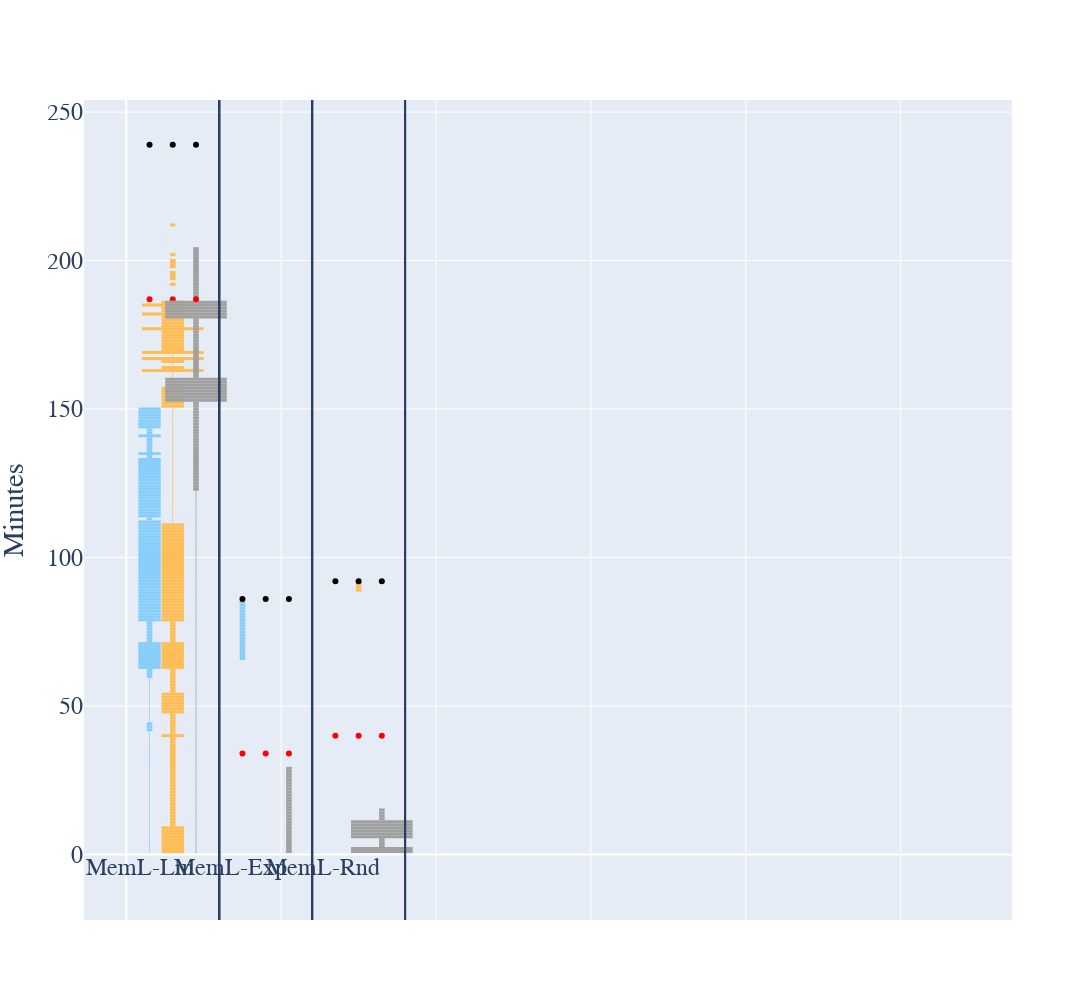

The notebook cell saved with this chart:
### Code cell
fig = go.Figure()

for project_index, project in enumerate(experiments):

    if project_index not in projects_set_to_draw:
        continue

    project_name = project["project"]
    project_folder = project["folder"]
    project_exp_codes = project["exp_codes"]

    exp_codes_to_draw = []
    for exp_index, exp_code in enumerate(project_exp_codes):

        if exp_code not in experiments_set_to_draw:
            continue

        exp_codes_to_draw.append(exp_code)

        x_values = []
        y_values = []
        bar_sections = [
            [[], []],
            [[], []],
            [[], []],
            [[], []],
            [[], []],
            [[], []],
            [[], []],
            [[], []],
            [[], []],
            [[], []]
        ]

        period_before_injection = periods_before_injection[exp_index]
        fault_inj_minute = experiments[project_index]["fault_inj_minutes"][exp_index]
        failure_minute = experiments[project_index]["failure_minutes"][exp_index]

        x_axis_value = (len(exp_codes_to_draw) - 1) * group_size + (project_index + 1) * inter_bars_margin

        # Load consolidated file to the matrix
        reader = csv.reader(open(consolidated_file_path_pattern.format(project_folder=project_folder, project_name=project_name, fault_id=exp_code), 'r'))
        header = next(reader, None)
        matrix = []
        for row in reader:
            matrix.append(row)

        # The period [fault_injection - steady period before injection, failure)
        target_period_len = len(matrix) - 1
        if (int(period_before_injection) + int(failure_minute) - int(fault_inj_minute)) != target_period_len:
            print(project_name, exp_code, period_before_injection, failure_minute, fault_inj_minute, target_period_len)
            exit("target period is not correct")

        # point before start of the target period
        start_minute_for_point_on_graph = target_period_len + 1
        fault_inj_minute_for_point_on_graph = target_period_len - period_before_injection

        # Collect prediction types to the bar sections
        for row_index in range(target_period_len):
            current_prediction_type = int(matrix[row_index][7])

            graph_row_index = target_period_len - row_index

            bar_sections[current_prediction_type][0].append(x_axis_value)
            bar_sections[current_prediction_type][1].append(graph_row_index)

        for bar_section_index, bar_section in enumerate(bar_sections):
            size = dash_sizes_by_prediction_type[bar_section_index]
            color = colors_by_project[project_index]
            Xs = bar_section[0]
            Ys = bar_section[1]
            name = project_name + " : E-" + str(exp_code)

            fig.add_trace(go.Scatter(
                x=Xs,
                y=Ys,
                marker=dict(color=color, size=size),
                marker_symbol="line-ew",
                marker_line_width=marker_line_width,
                marker_line_color=color,
                mode="markers",
                name=name
            ))

        if exp_index < len(project_exp_codes) - 1:
            fig.add_vrect(x0=group_size * len(exp_codes_to_draw), x1=group_size * len(exp_codes_to_draw) )

        Xs = [group_size * 9]
        Ys = [0]

        fig.add_trace(go.Scatter(
            x=Xs,
            y=Ys,
            marker=dict(color="black", size=0.001),
            marker_symbol="line-ew",
            marker_line_width=marker_line_width,
            marker_line_color="black",
            mode="markers",
            name=name
        ))

        fig.add_trace(go.Scatter(
            x=[x_axis_value],
            y=[fault_inj_minute_for_point_on_graph],
            marker=dict(color="red"),
            marker_symbol="circle",
            marker_line_color="red",
            mode="markers",
            name=name
        ))

        fig.add_trace(go.Scatter(
            x=[x_axis_value],
            y=[start_minute_for_point_on_graph],
            marker=dict(color="black"),
            marker_symbol="circle",
            marker_line_color="black",
            mode="markers",
            name=name
        ))

fig.update_layout(
    autosize=True,
    width=graph_width,
    # height=graph_height * 1.6,
    # height=graph_height * 0.8,
    height=graph_height,
    title="",
    xaxis_title="",
    yaxis_title="Minutes",
    font=dict(
        family="Courier New, monospace",
        size=24),
    annotations=[go.layout.Annotation(
        showarrow=False,
        text=get_fault_name_by_exp_code(exp_code),
        xanchor='right',
        x=group_size * exp_index + x_shift,
        xshift=0,
        yanchor='top',
        y=0.0
        # bgcolor="#0000FF",
        # font=dict(
        # family="Courier New, monospace",
        # size=24,
        # color="#0000FF"
        # )
    ) for exp_index, exp_code in enumerate(exp_codes_to_draw)]
)

fig.update_xaxes(showticklabels=False)
fig.layout.showlegend = False

fig.show()

### Figure 1 — Plotly figure (JSON) as saved in the notebook; plotly's stock layout.template omitted (floating-point values rounded to 4 significant figures)
{"data": [{"marker": {"color": "rgb(135,206,250)", "line": {"color": "rgb(135,206,250)", "width": 3}, "size": 0.001, "symbol": "line-ew"}, "mode": "markers", "name": "preface : E-2", "type": "scatter", "x": [3, 3, 3, 3, 3, 3, 3, 3, 3, 3, 3, 3, 3, 3, 3, 3, 3, 3, 3, 3, 3, 3, 3, 3, 3, 3, 3, 3, 3, 3, 3, 3, 3, 3, 3, 3, 3, 3, 3, 3, 3, 3, 3, 3, 3, 3, 3, 3, 3, 3, 3], "y": [238, 237, 236, 235, 234, 233, 232, 231, 230, 229, 228, 227, 226, 225, 224, 223, 222, 221, 220, 219, 218, 217, 216, 215, 214, 213, 212, 211, 210, 209, 208, 207, 206, 205, 204, 203, 202, 201, 200, 199, 198, 197, 196, 195, 194, 193, 192, 191, 190, 189, 188]}, {"marker": {"color": "rgb(135,206,250)", "line": {"color": "rgb(135,206,250)", "width": 3}, "size": 4, "symbol": "line-ew"}, "mode": "markers", "name": "preface : E-2", "type": "scatter", "x": [], "y": []}, {"marker": {"color": "rgb(135,206,250)", "line": {"color": "rgb(135,206,250)", "width": 3}, "size": 0.001, "symbol": "line-ew"}, "mode": "markers", "name": "preface : E-2", "type": "scatter", "x": [3, 3, 3, 3, 3, 3, 3, 3, 3, 3, 3, 3, 3, 3, 3, 3, 3, 3, 3, 3, 3, 3, 3, 3, 3, 3, 3, 3, 3, 3, 3, 3, 3, 3, 3, 3, 3], "y": [187, 186, 185, 184, 183, 182, 181, 180, 179, 178, 177, 176, 175, 174, 173, 172, 171, 170, 169, 168, 167, 166, 165, 164, 163, 162, 161, 160, 159, 158, 157, 156, 155, 154, 153, 152, 151]}, {"marker": {"color": "rgb(135,206,250)", "line": {"color": "rgb(135,206,250)", "width": 3}, "size": 4, "symbol": "line-ew"}, "mode": "markers", "name": "preface : E-2", "type": "scatter", "x": [], "y": []}, {"marker": {"color": "rgb(135,206,250)", "line": {"color": "rgb(135,206,250)", "width": 3}, "size": 16, "symbol": "line-ew"}, "mode": "markers", "name": "preface : E-2", "type": "scatter", "x": [], "y": []}, {"marker": {"color": "rgb(135,206,250)", "line": {"color": "rgb(135,206,250)", "width": 3}, "size": 44, "symbol": "line-ew"}, "mode": "markers", "name": "preface : E-2", "type": "scatter", "x": [], "y": []}, {"marker": {"color": "rgb(135,206,250)", "line": {"color": "rgb(135,206,250)", "width": 3}, "size": 0.5, "symbol": "line-ew"}, "mode": "markers", "name": "preface : E-2", "type": "scatter", "x": [3, 3, 3, 3, 3, 3, 3, 3, 3, 3, 3, 3, 3, 3, 3, 3, 3, 3, 3, 3, 3, 3, 3, 3, 3, 3, 3, 3, 3, 3, 3, 3, 3, 3, 3, 3, 3, 3, 3, 3, 3, 3, 3, 3, 3, 3, 3, 3, 3, 3, 3, 3, 3, 3, 3, 3], "y": [59, 58, 57, 56, 55, 54, 53, 52, 51, 50, 49, 48, 47, 46, 45, 41, 40, 39, 38, 37, 36, 35, 34, 33, 32, 31, 30, 29, 28, 27, 26, 25, 24, 23, 22, 21, 20, 19, 18, 17, 16, 15, 14, 13, 12, 11, 10, 9, 8, 7, 6, 5, 4, 3, 2, 1]}, {"marker": {"color": "rgb(135,206,250)", "line": {"color": "rgb(135,206,250)", "width": 3}, "size": 4, "symbol": "line-ew"}, "mode": "markers", "name": "preface : E-2", "type": "scatter", "x": [3, 3, 3, 3, 3, 3, 3, 3, 3, 3, 3, 3, 3, 3, 3, 3, 3, 3, 3, 3, 3, 3], "y": [143, 142, 140, 139, 138, 137, 136, 134, 113, 78, 77, 76, 75, 74, 73, 72, 62, 61, 60, 44, 43, 42]}, {"marker": {"color": "rgb(135,206,250)", "line": {"color": "rgb(135,206,250)", "width": 3}, "size": 16, "symbol": "line-ew"}, "mode": "markers", "name": "preface : E-2", "type": "scatter", "x": [3, 3, 3, 3, 3, 3, 3, 3, 3, 3, 3, 3, 3, 3, 3, 3, 3, 3, 3, 3, 3, 3, 3, 3, 3, 3, 3, 3, 3, 3, 3, 3, 3, 3, 3, 3, 3, 3, 3, 3, 3, 3, 3, 3, 3, 3, 3, 3, 3, 3, 3, 3, 3, 3, 3, 3, 3, 3, 3, 3, 3, 3, 3, 3, 3, 3, 3, 3, 3, 3, 3, 3], "y": [150, 149, 148, 147, 146, 145, 144, 141, 135, 133, 132, 131, 130, 129, 128, 127, 126, 125, 124, 123, 122, 121, 120, 119, 118, 117, 116, 115, 114, 112, 111, 110, 109, 108, 107, 106, 105, 104, 103, 102, 101, 100, 99, 98, 97, 96, 95, 94, 93, 92, 91, 90, 89, 88, 87, 86, 85, 84, 83, 82, 81, 80, 79, 71, 70, 69, 68, 67, 66, 65, 64, 63]}, {"marker": {"color": "rgb(135,206,250)", "line": {"color": "rgb(135,206,250)", "width": 3}, "size": 44, "symbol": "line-ew"}, "mode": "markers", "name": "preface : E-2", "type": "scatter", "x": [], "y": []}, {"marker": {"color": "black", "line": {"color": "black", "width": 3}, "size": 0.001, "symbol": "line-ew"}, "mode": "markers", "name": "preface : E-2", "type": "scatter", "x": [108], "y": [0]}, {"marker": {"color": "red", "line": {"color": "red"}, "symbol": "circle"}, "mode": "markers", "name": "preface : E-2", "type": "scatter", "x": [3], "y": [187]}, {"marker": {"color": "black", "line": {"color": "black"}, "symbol": "circle"}, "mode": "markers", "name": "preface : E-2", "type": "scatter", "x": [3], "y": [239]}, {"marker": {"color": "rgb(135,206,250)", "line": {"color": "rgb(135,206,250)", "width": 3}, "size": 0.001, "symbol": "line-ew"}, "mode": "markers", "name": "preface : E-1", "type": "scatter", "x": [15, 15, 15, 15, 15, 15, 15, 15, 15, 15, 15, 15, 15, 15, 15, 15, 15, 15, 15, 15, 15, 15, 15, 15, 15, 15, 15, 15, 15, 15, 15], "y": [65, 64, 63, 62, 61, 60, 59, 58, 57, 56, 55, 54, 53, 52, 51, 50, 49, 48, 47, 46, 45, 44, 43, 42, 41, 40, 39, 38, 37, 36, 35]}, {"marker": {"color": "rgb(135,206,250)", "line": {"color": "rgb(135,206,250)", "width": 3}, "size": 4, "symbol": "line-ew"}, "mode": "markers", "name": "preface : E-1", "type": "scatter", "x": [15, 15, 15, 15, 15, 15, 15, 15, 15, 15, 15, 15, 15, 15, 15, 15, 15, 15, 15, 15], "y": [85, 84, 83, 82, 81, 80, 79, 78, 77, 76, 75, 74, 73, 72, 71, 70, 69, 68, 67, 66]}, {"marker": {"color": "rgb(135,206,250)", "line": {"color": "rgb(135,206,250)", "width": 3}, "size": 0.001, "symbol": "line-ew"}, "mode": "markers", "name": "preface : E-1", "type": "scatter", "x": [15, 15, 15, 15, 15, 15, 15, 15, 15, 15, 15, 15, 15, 15, 15, 15, 15, 15, 15, 15, 15, 15, 15, 15, 15, 15, 15, 15, 15, 15, 15, 15, 15, 15], "y": [34, 33, 32, 31, 30, 29, 28, 27, 26, 25, 24, 23, 22, 21, 20, 19, 18, 17, 16, 15, 14, 13, 12, 11, 10, 9, 8, 7, 6, 5, 4, 3, 2, 1]}, {"marker": {"color": "rgb(135,206,250)", "line": {"color": "rgb(135,206,250)", "width": 3}, "size": 4, "symbol": "line-ew"}, "mode": "markers", "name": "preface : E-1", "type": "scatter", "x": [], "y": []}, {"marker": {"color": "rgb(135,206,250)", "line": {"color": "rgb(135,206,250)", "width": 3}, "size": 16, "symbol": "line-ew"}, "mode": "markers", "name": "preface : E-1", "type": "scatter", "x": [], "y": []}, {"marker": {"color": "rgb(135,206,250)", "line": {"color": "rgb(135,206,250)", "width": 3}, "size": 44, "symbol": "line-ew"}, "mode": "markers", "name": "preface : E-1", "type": "scatter", "x": [], "y": []}, {"marker": {"color": "rgb(135,206,250)", "line": {"color": "rgb(135,206,250)", "width": 3}, "size": 0.5, "symbol": "line-ew"}, "mode": "markers", "name": "preface : E-1", "type": "scatter", "x": [], "y": []}, {"marker": {"color": "rgb(135,206,250)", "line": {"color": "rgb(135,206,250)", "width": 3}, "size": 4, "symbol": "line-ew"}, "mode": "markers", "name": "preface : E-1", "type": "scatter", "x": [], "y": []}, {"marker": {"color": "rgb(135,206,250)", "line": {"color": "rgb(135,206,250)", "width": 3}, "size": 16, "symbol": "line-ew"}, "mode": "markers", "name": "preface : E-1", "type": "scatter", "x": [], "y": []}, {"marker": {"color": "rgb(135,206,250)", "line": {"color": "rgb(135,206,250)", "width": 3}, "size": 44, "symbol": "line-ew"}, "mode": "markers", "name": "preface : E-1", "type": "scatter", "x": [], "y": []}, {"marker": {"color": "black", "line": {"color": "black", "width": 3}, "size": 0.001, "symbol": "line-ew"}, "mode": "markers", "name": "preface : E-1", "type": "scatter", "x": [108], "y": [0]}, {"marker": {"color": "red", "line": {"color": "red"}, "symbol": "circle"}, "mode": "markers", "name": "preface : E-1", "type": "scatter", "x": [15], "y": [34]}, {"marker": {"color": "black", "line": {"color": "black"}, "symbol": "circle"}, "mode": "markers", "name": "preface : E-1", "type": "scatter", "x": [15], "y": [86]}, {"marker": {"color": "rgb(135,206,250)", "line": {"color": "rgb(135,206,250)", "width": 3}, "size": 0.001, "symbol": "line-ew"}, "mode": "markers", "name": "preface : E-3", "type": "scatter", "x": [27, 27, 27, 27, 27, 27, 27, 27, 27, 27, 27, 27, 27, 27, 27, 27, 27, 27, 27, 27, 27, 27, 27, 27, 27, 27, 27, 27, 27, 27, 27, 27, 27, 27, 27, 27, 27, 27, 27, 27, 27, 27, 27, 27, 27, 27, 27, 27, 27, 27, 27], "y": [91, 90, 89, 88, 87, 86, 85, 84, 83, 82, 81, 80, 79, 78, 77, 76, 75, 74, 73, 72, 71, 70, 69, 68, 67, 66, 65, 64, 63, 62, 61, 60, 59, 58, 57, 56, 55, 54, 53, 52, 51, 50, 49, 48, 47, 46, 45, 44, 43, 42, 41]}, {"marker": {"color": "rgb(135,206,250)", "line": {"color": "rgb(135,206,250)", "width": 3}, "size": 4, "symbol": "line-ew"}, "mode": "markers", "name": "preface : E-3", "type": "scatter", "x": [], "y": []}, {"marker": {"color": "rgb(135,206,250)", "line": {"color": "rgb(135,206,250)", "width": 3}, "size": 0.001, "symbol": "line-ew"}, "mode": "markers", "name": "preface : E-3", "type": "scatter", "x": [27, 27, 27, 27, 27, 27, 27, 27, 27, 27, 27, 27, 27, 27, 27, 27, 27, 27, 27, 27, 27, 27, 27, 27, 27, 27, 27, 27, 27, 27, 27, 27, 27, 27, 27, 27, 27, 27, 27, 27], "y": [40, 39, 38, 37, 36, 35, 34, 33, 32, 31, 30, 29, 28, 27, 26, 25, 24, 23, 22, 21, 20, 19, 18, 17, 16, 15, 14, 13, 12, 11, 10, 9, 8, 7, 6, 5, 4, 3, 2, 1]}, {"marker": {"color": "rgb(135,206,250)", "line": {"color": "rgb(135,206,250)", "width": 3}, "size": 4, "symbol": "line-ew"}, "mode": "markers", "name": "preface : E-3", "type": "scatter", "x": [], "y": []}, {"marker": {"color": "rgb(135,206,250)", "line": {"color": "rgb(135,206,250)", "width": 3}, "size": 16, "symbol": "line-ew"}, "mode": "markers", "name": "preface : E-3", "type": "scatter", "x": [], "y": []}, {"marker": {"color": "rgb(135,206,250)", "line": {"color": "rgb(135,206,250)", "width": 3}, "size": 44, "symbol": "line-ew"}, "mode": "markers", "name": "preface : E-3", "type": "scatter", "x": [], "y": []}, {"marker": {"color": "rgb(135,206,250)", "line": {"color": "rgb(135,206,250)", "width": 3}, "size": 0.5, "symbol": "line-ew"}, "mode": "markers", "name": "preface : E-3", "type": "scatter", "x": [], "y": []}, {"marker": {"color": "rgb(135,206,250)", "line": {"color": "rgb(135,206,250)", "width": 3}, "size": 4, "symbol": "line-ew"}, "mode": "markers", "name": "preface : E-3", "type": "scatter", "x": [], "y": []}, {"marker": {"color": "rgb(135,206,250)", "line": {"color": "rgb(135,206,250)", "width": 3}, "size": 16, "symbol": "line-ew"}, "mode": "markers", "name": "preface : E-3", "type": "scatter", "x": [], "y": []}, {"marker": {"color": "rgb(135,206,250)", "line": {"color": "rgb(135,206,250)", "width": 3}, "size": 44, "symbol": "line-ew"}, "mode": "markers", "name": "preface : E-3", "type": "scatter", "x": [], "y": []}, {"marker": {"color": "black", "line": {"color": "black", "width": 3}, "size": 0.001, "symbol": "line-ew"}, "mode": "markers", "name": "preface : E-3", "type": "scatter", "x": [108], "y": [0]}, {"marker": {"color": "red", "line": {"color": "red"}, "symbol": "circle"}, "mode": "markers", "name": "preface : E-3", "type": "scatter", "x": [27], "y": [40]}, {"marker": {"color": "black", "line": {"color": "black"}, "symbol": "circle"}, "mode": "markers", "name": "preface : E-3", "type": "scatter", "x": [27], "y": [92]}, {"marker": {"color": "rgb(255,189,85)", "line": {"color": "rgb(255,189,85)", "width": 3}, "size": 0.001, "symbol": "line-ew"}, "mode": "markers", "name": "embed : E-2", "type": "scatter", "x": [6, 6, 6, 6, 6, 6, 6, 6, 6, 6, 6, 6, 6, 6, 6, 6, 6, 6, 6, 6, 6, 6, 6, 6, 6, 6, 6, 6, 6, 6, 6, 6, 6, 6, 6, 6, 6, 6, 6, 6, 6, 6], "y": [238, 237, 236, 235, 234, 233, 232, 231, 230, 229, 228, 227, 226, 225, 224, 223, 222, 221, 220, 219, 218, 217, 216, 215, 214, 213, 211, 210, 209, 208, 207, 206, 205, 204, 203, 201, 197, 193, 191, 190, 189, 188]}, {"marker": {"color": "rgb(255,189,85)", "line": {"color": "rgb(255,189,85)", "width": 3}, "size": 4, "symbol": "line-ew"}, "mode": "markers", "name": "embed : E-2", "type": "scatter", "x": [6, 6, 6, 6, 6, 6, 6, 6, 6], "y": [212, 202, 200, 199, 198, 196, 195, 194, 192]}, {"marker": {"color": "rgb(255,189,85)", "line": {"color": "rgb(255,189,85)", "width": 3}, "size": 0.001, "symbol": "line-ew"}, "mode": "markers", "name": "embed : E-2", "type": "scatter", "x": [6], "y": [187]}, {"marker": {"color": "rgb(255,189,85)", "line": {"color": "rgb(255,189,85)", "width": 3}, "size": 4, "symbol": "line-ew"}, "mode": "markers", "name": "embed : E-2", "type": "scatter", "x": [], "y": []}, {"marker": {"color": "rgb(255,189,85)", "line": {"color": "rgb(255,189,85)", "width": 3}, "size": 16, "symbol": "line-ew"}, "mode": "markers", "name": "embed : E-2", "type": "scatter", "x": [], "y": []}, {"marker": {"color": "rgb(255,189,85)", "line": {"color": "rgb(255,189,85)", "width": 3}, "size": 44, "symbol": "line-ew"}, "mode": "markers", "name": "embed : E-2", "type": "scatter", "x": [], "y": []}, {"marker": {"color": "rgb(255,189,85)", "line": {"color": "rgb(255,189,85)", "width": 3}, "size": 0.5, "symbol": "line-ew"}, "mode": "markers", "name": "embed : E-2", "type": "scatter", "x": [6, 6, 6, 6, 6, 6, 6, 6, 6, 6, 6, 6, 6, 6, 6, 6, 6, 6, 6, 6, 6, 6, 6, 6, 6, 6, 6, 6, 6, 6, 6, 6, 6, 6, 6, 6, 6, 6, 6, 6, 6, 6, 6, 6, 6, 6], "y": [168, 165, 162, 161, 160, 159, 158, 150, 149, 148, 147, 146, 145, 144, 143, 142, 141, 140, 139, 138, 137, 136, 135, 134, 133, 132, 131, 130, 129, 128, 127, 126, 125, 124, 123, 122, 121, 120, 119, 118, 117, 116, 115, 114, 113, 112]}, {"marker": {"color": "rgb(255,189,85)", "line": {"color": "rgb(255,189,85)", "width": 3}, "size": 4, "symbol": "line-ew"}, "mode": "markers", "name": "embed : E-2", "type": "scatter", "x": [6, 6, 6, 6, 6, 6, 6, 6, 6, 6, 6, 6, 6, 6, 6, 6, 6, 6, 6, 6, 6, 6, 6, 6, 6, 6, 6, 6, 6, 6, 6, 6, 6, 6, 6, 6, 6, 6, 6, 6, 6, 6, 6, 6, 6, 6, 6, 6, 6, 6, 6, 6], "y": [78, 77, 76, 75, 74, 73, 72, 62, 61, 60, 59, 58, 57, 56, 55, 47, 46, 45, 44, 43, 42, 41, 39, 38, 37, 36, 35, 34, 33, 32, 31, 30, 29, 28, 27, 26, 25, 24, 23, 22, 21, 20, 19, 18, 17, 16, 15, 14, 13, 12, 11, 10]}, {"marker": {"color": "rgb(255,189,85)", "line": {"color": "rgb(255,189,85)", "width": 3}, "size": 16, "symbol": "line-ew"}, "mode": "markers", "name": "embed : E-2", "type": "scatter", "x": [6, 6, 6, 6, 6, 6, 6, 6, 6, 6, 6, 6, 6, 6, 6, 6, 6, 6, 6, 6, 6, 6, 6, 6, 6, 6, 6, 6, 6, 6, 6, 6, 6, 6, 6, 6, 6, 6, 6, 6, 6, 6, 6, 6, 6, 6, 6, 6, 6, 6, 6, 6, 6, 6, 6, 6, 6, 6, 6, 6, 6, 6, 6, 6, 6, 6, 6, 6, 6, 6, 6, 6, 6, 6, 6, 6, 6, 6, 6, 6, 6, 6], "y": [186, 184, 183, 181, 180, 179, 178, 176, 175, 174, 173, 172, 171, 170, 166, 164, 157, 156, 155, 154, 153, 152, 151, 111, 110, 109, 108, 107, 106, 105, 104, 103, 102, 101, 100, 99, 98, 97, 96, 95, 94, 93, 92, 91, 90, 89, 88, 87, 86, 85, 84, 83, 82, 81, 80, 79, 71, 70, 69, 68, 67, 66, 65, 64, 63, 54, 53, 52, 51, 50, 49, 48, 40, 9, 8, 7, 6, 5, 4, 3, 2, 1]}, {"marker": {"color": "rgb(255,189,85)", "line": {"color": "rgb(255,189,85)", "width": 3}, "size": 44, "symbol": "line-ew"}, "mode": "markers", "name": "embed : E-2", "type": "scatter", "x": [6, 6, 6, 6, 6, 6], "y": [185, 182, 177, 169, 167, 163]}, {"marker": {"color": "black", "line": {"color": "black", "width": 3}, "size": 0.001, "symbol": "line-ew"}, "mode": "markers", "name": "embed : E-2", "type": "scatter", "x": [108], "y": [0]}, {"marker": {"color": "red", "line": {"color": "red"}, "symbol": "circle"}, "mode": "markers", "name": "embed : E-2", "type": "scatter", "x": [6], "y": [187]}, {"marker": {"color": "black", "line": {"color": "black"}, "symbol": "circle"}, "mode": "markers", "name": "embed : E-2", "type": "scatter", "x": [6], "y": [239]}, {"marker": {"color": "rgb(255,189,85)", "line": {"color": "rgb(255,189,85)", "width": 3}, "size": 0.001, "symbol": "line-ew"}, "mode": "markers", "name": "embed : E-1", "type": "scatter", "x": [18, 18, 18, 18, 18, 18, 18, 18, 18, 18, 18, 18, 18, 18, 18, 18, 18, 18, 18, 18, 18, 18, 18, 18, 18, 18, 18, 18, 18, 18, 18, 18, 18, 18, 18, 18, 18, 18, 18, 18, 18, 18, 18, 18, 18, 18, 18, 18, 18, 18, 18], "y": [85, 84, 83, 82, 81, 80, 79, 78, 77, 76, 75, 74, 73, 72, 71, 70, 69, 68, 67, 66, 65, 64, 63, 62, 61, 60, 59, 58, 57, 56, 55, 54, 53, 52, 51, 50, 49, 48, 47, 46, 45, 44, 43, 42, 41, 40, 39, 38, 37, 36, 35]}, {"marker": {"color": "rgb(255,189,85)", "line": {"color": "rgb(255,189,85)", "width": 3}, "size": 4, "symbol": "line-ew"}, "mode": "markers", "name": "embed : E-1", "type": "scatter", "x": [], "y": []}, {"marker": {"color": "rgb(255,189,85)", "line": {"color": "rgb(255,189,85)", "width": 3}, "size": 0.001, "symbol": "line-ew"}, "mode": "markers", "name": "embed : E-1", "type": "scatter", "x": [18, 18, 18, 18, 18, 18, 18, 18, 18, 18, 18, 18, 18, 18, 18, 18, 18, 18, 18, 18, 18, 18, 18, 18, 18, 18, 18, 18, 18, 18, 18, 18, 18, 18], "y": [34, 33, 32, 31, 30, 29, 28, 27, 26, 25, 24, 23, 22, 21, 20, 19, 18, 17, 16, 15, 14, 13, 12, 11, 10, 9, 8, 7, 6, 5, 4, 3, 2, 1]}, {"marker": {"color": "rgb(255,189,85)", "line": {"color": "rgb(255,189,85)", "width": 3}, "size": 4, "symbol": "line-ew"}, "mode": "markers", "name": "embed : E-1", "type": "scatter", "x": [], "y": []}, {"marker": {"color": "rgb(255,189,85)", "line": {"color": "rgb(255,189,85)", "width": 3}, "size": 16, "symbol": "line-ew"}, "mode": "markers", "name": "embed : E-1", "type": "scatter", "x": [], "y": []}, {"marker": {"color": "rgb(255,189,85)", "line": {"color": "rgb(255,189,85)", "width": 3}, "size": 44, "symbol": "line-ew"}, "mode": "markers", "name": "embed : E-1", "type": "scatter", "x": [], "y": []}, {"marker": {"color": "rgb(255,189,85)", "line": {"color": "rgb(255,189,85)", "width": 3}, "size": 0.5, "symbol": "line-ew"}, "mode": "markers", "name": "embed : E-1", "type": "scatter", "x": [], "y": []}, {"marker": {"color": "rgb(255,189,85)", "line": {"color": "rgb(255,189,85)", "width": 3}, "size": 4, "symbol": "line-ew"}, "mode": "markers", "name": "embed : E-1", "type": "scatter", "x": [], "y": []}, {"marker": {"color": "rgb(255,189,85)", "line": {"color": "rgb(255,189,85)", "width": 3}, "size": 16, "symbol": "line-ew"}, "mode": "markers", "name": "embed : E-1", "type": "scatter", "x": [], "y": []}, {"marker": {"color": "rgb(255,189,85)", "line": {"color": "rgb(255,189,85)", "width": 3}, "size": 44, "symbol": "line-ew"}, "mode": "markers", "name": "embed : E-1", "type": "scatter", "x": [], "y": []}, {"marker": {"color": "black", "line": {"color": "black", "width": 3}, "size": 0.001, "symbol": "line-ew"}, "mode": "markers", "name": "embed : E-1", "type": "scatter", "x": [108], "y": [0]}, {"marker": {"color": "red", "line": {"color": "red"}, "symbol": "circle"}, "mode": "markers", "name": "embed : E-1", "type": "scatter", "x": [18], "y": [34]}, {"marker": {"color": "black", "line": {"color": "black"}, "symbol": "circle"}, "mode": "markers", "name": "embed : E-1", "type": "scatter", "x": [18], "y": [86]}, {"marker": {"color": "rgb(255,189,85)", "line": {"color": "rgb(255,189,85)", "width": 3}, "size": 0.001, "symbol": "line-ew"}, "mode": "markers", "name": "embed : E-3", "type": "scatter", "x": [30, 30, 30, 30, 30, 30, 30, 30, 30, 30, 30, 30, 30, 30, 30, 30, 30, 30, 30, 30, 30, 30, 30, 30, 30, 30, 30, 30, 30, 30, 30, 30, 30, 30, 30, 30, 30, 30, 30, 30, 30, 30, 30, 30, 30, 30, 30, 30], "y": [88, 87, 86, 85, 84, 83, 82, 81, 80, 79, 78, 77, 76, 75, 74, 73, 72, 71, 70, 69, 68, 67, 66, 65, 64, 63, 62, 61, 60, 59, 58, 57, 56, 55, 54, 53, 52, 51, 50, 49, 48, 47, 46, 45, 44, 43, 42, 41]}, {"marker": {"color": "rgb(255,189,85)", "line": {"color": "rgb(255,189,85)", "width": 3}, "size": 4, "symbol": "line-ew"}, "mode": "markers", "name": "embed : E-3", "type": "scatter", "x": [30, 30, 30], "y": [91, 90, 89]}, {"marker": {"color": "rgb(255,189,85)", "line": {"color": "rgb(255,189,85)", "width": 3}, "size": 0.001, "symbol": "line-ew"}, "mode": "markers", "name": "embed : E-3", "type": "scatter", "x": [30, 30, 30, 30, 30, 30, 30, 30, 30, 30, 30, 30, 30, 30, 30, 30, 30, 30, 30, 30, 30, 30, 30, 30, 30, 30, 30, 30, 30, 30, 30, 30, 30, 30, 30, 30, 30, 30, 30, 30], "y": [40, 39, 38, 37, 36, 35, 34, 33, 32, 31, 30, 29, 28, 27, 26, 25, 24, 23, 22, 21, 20, 19, 18, 17, 16, 15, 14, 13, 12, 11, 10, 9, 8, 7, 6, 5, 4, 3, 2, 1]}, {"marker": {"color": "rgb(255,189,85)", "line": {"color": "rgb(255,189,85)", "width": 3}, "size": 4, "symbol": "line-ew"}, "mode": "markers", "name": "embed : E-3", "type": "scatter", "x": [], "y": []}, {"marker": {"color": "rgb(255,189,85)", "line": {"color": "rgb(255,189,85)", "width": 3}, "size": 16, "symbol": "line-ew"}, "mode": "markers", "name": "embed : E-3", "type": "scatter", "x": [], "y": []}, {"marker": {"color": "rgb(255,189,85)", "line": {"color": "rgb(255,189,85)", "width": 3}, "size": 44, "symbol": "line-ew"}, "mode": "markers", "name": "embed : E-3", "type": "scatter", "x": [], "y": []}, {"marker": {"color": "rgb(255,189,85)", "line": {"color": "rgb(255,189,85)", "width": 3}, "size": 0.5, "symbol": "line-ew"}, "mode": "markers", "name": "embed : E-3", "type": "scatter", "x": [], "y": []}, {"marker": {"color": "rgb(255,189,85)", "line": {"color": "rgb(255,189,85)", "width": 3}, "size": 4, "symbol": "line-ew"}, "mode": "markers", "name": "embed : E-3", "type": "scatter", "x": [], "y": []}, {"marker": {"color": "rgb(255,189,85)", "line": {"color": "rgb(255,189,85)", "width": 3}, "size": 16, "symbol": "line-ew"}, "mode": "markers", "name": "embed : E-3", "type": "scatter", "x": [], "y": []}, {"marker": {"color": "rgb(255,189,85)", "line": {"color": "rgb(255,189,85)", "width": 3}, "size": 44, "symbol": "line-ew"}, "mode": "markers", "name": "embed : E-3", "type": "scatter", "x": [], "y": []}, {"marker": {"color": "black", "line": {"color": "black", "width": 3}, "size": 0.001, "symbol": "line-ew"}, "mode": "markers", "name": "embed : E-3", "type": "scatter", "x": [108], "y": [0]}, {"marker": {"color": "red", "line": {"color": "red"}, "symbol": "circle"}, "mode": "markers", "name": "embed : E-3", "type": "scatter", "x": [30], "y": [40]}, {"marker": {"color": "black", "line": {"color": "black"}, "symbol": "circle"}, "mode": "markers", "name": "embed : E-3", "type": "scatter", "x": [30], "y": [92]}, {"marker": {"color": "rgb(160,160,160)", "line": {"color": "rgb(160,160,160)", "width": 3}, "size": 0.001, "symbol": "line-ew"}, "mode": "markers", "name": "premise : E-2", "type": "scatter", "x": [9, 9, 9, 9, 9, 9, 9, 9, 9, 9, 9, 9, 9, 9, 9, 9, 9, 9, 9, 9, 9, 9, 9, 9, 9, 9, 9, 9, 9, 9, 9, 9, 9, 9], "y": [238, 237, 236, 235, 234, 233, 232, 231, 230, 229, 228, 227, 226, 225, 224, 223, 222, 221, 220, 219, 218, 217, 216, 215, 214, 213, 212, 211, 210, 209, 208, 207, 206, 205]}, {"marker": {"color": "rgb(160,160,160)", "line": {"color": "rgb(160,160,160)", "width": 3}, "size": 4, "symbol": "line-ew"}, "mode": "markers", "name": "premise : E-2", "type": "scatter", "x": [9, 9, 9, 9, 9, 9, 9, 9, 9, 9, 9, 9, 9, 9, 9, 9, 9], "y": [204, 203, 202, 201, 200, 199, 198, 197, 196, 195, 194, 193, 192, 191, 190, 189, 188]}, {"marker": {"color": "rgb(160,160,160)", "line": {"color": "rgb(160,160,160)", "width": 3}, "size": 0.001, "symbol": "line-ew"}, "mode": "markers", "name": "premise : E-2", "type": "scatter", "x": [9], "y": [187]}, {"marker": {"color": "rgb(160,160,160)", "line": {"color": "rgb(160,160,160)", "width": 3}, "size": 4, "symbol": "line-ew"}, "mode": "markers", "name": "premise : E-2", "type": "scatter", "x": [], "y": []}, {"marker": {"color": "rgb(160,160,160)", "line": {"color": "rgb(160,160,160)", "width": 3}, "size": 16, "symbol": "line-ew"}, "mode": "markers", "name": "premise : E-2", "type": "scatter", "x": [], "y": []}, {"marker": {"color": "rgb(160,160,160)", "line": {"color": "rgb(160,160,160)", "width": 3}, "size": 44, "symbol": "line-ew"}, "mode": "markers", "name": "premise : E-2", "type": "scatter", "x": [], "y": []}, {"marker": {"color": "rgb(160,160,160)", "line": {"color": "rgb(160,160,160)", "width": 3}, "size": 0.5, "symbol": "line-ew"}, "mode": "markers", "name": "premise : E-2", "type": "scatter", "x": [9, 9, 9, 9, 9, 9, 9, 9, 9, 9, 9, 9, 9, 9, 9, 9, 9, 9, 9, 9, 9, 9, 9, 9, 9, 9, 9, 9, 9, 9, 9, 9, 9, 9, 9, 9, 9, 9, 9, 9, 9, 9, 9, 9, 9, 9, 9, 9, 9, 9, 9, 9, 9, 9, 9, 9, 9, 9, 9, 9, 9, 9, 9, 9, 9, 9, 9, 9, 9, 9, 9, 9, 9, 9, 9, 9, 9, 9, 9, 9, 9, 9, 9, 9, 9, 9, 9, 9, 9, 9, 9, 9, 9, 9, 9, 9, 9, 9, 9, 9, 9, 9, 9, 9, 9, 9, 9, 9, 9, 9, 9, 9, 9, 9, 9, 9, 9, 9, 9, 9, 9, 9], "y": [122, 121, 120, 119, 118, 117, 116, 115, 114, 113, 112, 111, 110, 109, 108, 107, 106, 105, 104, 103, 102, 101, 100, 99, 98, 97, 96, 95, 94, 93, 92, 91, 90, 89, 88, 87, 86, 85, 84, 83, 82, 81, 80, 79, 78, 77, 76, 75, 74, 73, 72, 71, 70, 69, 68, 67, 66, 65, 64, 63, 62, 61, 60, 59, 58, 57, 56, 55, 54, 53, 52, 51, 50, 49, 48, 47, 46, 45, 44, 43, 42, 41, 40, 39, 38, 37, 36, 35, 34, 33, 32, 31, 30, 29, 28, 27, 26, 25, 24, 23, 22, 21, 20, 19, 18, 17, 16, 15, 14, 13, 12, 11, 10, 9, 8, 7, 6, 5, 4, 3, 2, 1]}, {"marker": {"color": "rgb(160,160,160)", "line": {"color": "rgb(160,160,160)", "width": 3}, "size": 4, "symbol": "line-ew"}, "mode": "markers", "name": "premise : E-2", "type": "scatter", "x": [9, 9, 9, 9, 9, 9, 9, 9, 9, 9, 9, 9, 9, 9, 9, 9, 9, 9, 9, 9, 9, 9, 9, 9, 9, 9, 9, 9, 9, 9, 9, 9, 9, 9, 9, 9, 9, 9, 9, 9, 9, 9, 9, 9, 9, 9, 9, 9, 9, 9], "y": [180, 179, 178, 177, 176, 175, 174, 173, 172, 171, 170, 169, 168, 167, 166, 165, 164, 163, 162, 161, 152, 151, 150, 149, 148, 147, 146, 145, 144, 143, 142, 141, 140, 139, 138, 137, 136, 135, 134, 133, 132, 131, 130, 129, 128, 127, 126, 125, 124, 123]}, {"marker": {"color": "rgb(160,160,160)", "line": {"color": "rgb(160,160,160)", "width": 3}, "size": 16, "symbol": "line-ew"}, "mode": "markers", "name": "premise : E-2", "type": "scatter", "x": [], "y": []}, {"marker": {"color": "rgb(160,160,160)", "line": {"color": "rgb(160,160,160)", "width": 3}, "size": 44, "symbol": "line-ew"}, "mode": "markers", "name": "premise : E-2", "type": "scatter", "x": [9, 9, 9, 9, 9, 9, 9, 9, 9, 9, 9, 9, 9, 9], "y": [186, 185, 184, 183, 182, 181, 160, 159, 158, 157, 156, 155, 154, 153]}, {"marker": {"color": "black", "line": {"color": "black", "width": 3}, "size": 0.001, "symbol": "line-ew"}, "mode": "markers", "name": "premise : E-2", "type": "scatter", "x": [108], "y": [0]}, {"marker": {"color": "red", "line": {"color": "red"}, "symbol": "circle"}, "mode": "markers", "name": "premise : E-2", "type": "scatter", "x": [9], "y": [187]}, {"marker": {"color": "black", "line": {"color": "black"}, "symbol": "circle"}, "mode": "markers", "name": "premise : E-2", "type": "scatter", "x": [9], "y": [239]}, {"marker": {"color": "rgb(160,160,160)", "line": {"color": "rgb(160,160,160)", "width": 3}, "size": 0.001, "symbol": "line-ew"}, "mode": "markers", "name": "premise : E-1", "type": "scatter", "x": [21, 21, 21, 21, 21, 21, 21, 21, 21, 21, 21, 21, 21, 21, 21, 21, 21, 21, 21, 21, 21, 21, 21, 21, 21, 21, 21, 21, 21, 21, 21, 21, 21, 21, 21, 21, 21, 21, 21, 21, 21, 21, 21, 21, 21, 21, 21, 21, 21, 21, 21], "y": [85, 84, 83, 82, 81, 80, 79, 78, 77, 76, 75, 74, 73, 72, 71, 70, 69, 68, 67, 66, 65, 64, 63, 62, 61, 60, 59, 58, 57, 56, 55, 54, 53, 52, 51, 50, 49, 48, 47, 46, 45, 44, 43, 42, 41, 40, 39, 38, 37, 36, 35]}, {"marker": {"color": "rgb(160,160,160)", "line": {"color": "rgb(160,160,160)", "width": 3}, "size": 4, "symbol": "line-ew"}, "mode": "markers", "name": "premise : E-1", "type": "scatter", "x": [], "y": []}, {"marker": {"color": "rgb(160,160,160)", "line": {"color": "rgb(160,160,160)", "width": 3}, "size": 0.001, "symbol": "line-ew"}, "mode": "markers", "name": "premise : E-1", "type": "scatter", "x": [21, 21, 21, 21, 21], "y": [34, 33, 32, 31, 30]}, {"marker": {"color": "rgb(160,160,160)", "line": {"color": "rgb(160,160,160)", "width": 3}, "size": 4, "symbol": "line-ew"}, "mode": "markers", "name": "premise : E-1", "type": "scatter", "x": [21, 21, 21, 21, 21, 21, 21, 21, 21, 21, 21, 21, 21, 21, 21, 21, 21, 21, 21, 21, 21, 21, 21, 21, 21, 21, 21, 21, 21], "y": [29, 28, 27, 26, 25, 24, 23, 22, 21, 20, 19, 18, 17, 16, 15, 14, 13, 12, 11, 10, 9, 8, 7, 6, 5, 4, 3, 2, 1]}, {"marker": {"color": "rgb(160,160,160)", "line": {"color": "rgb(160,160,160)", "width": 3}, "size": 16, "symbol": "line-ew"}, "mode": "markers", "name": "premise : E-1", "type": "scatter", "x": [], "y": []}, {"marker": {"color": "rgb(160,160,160)", "line": {"color": "rgb(160,160,160)", "width": 3}, "size": 44, "symbol": "line-ew"}, "mode": "markers", "name": "premise : E-1", "type": "scatter", "x": [], "y": []}, {"marker": {"color": "rgb(160,160,160)", "line": {"color": "rgb(160,160,160)", "width": 3}, "size": 0.5, "symbol": "line-ew"}, "mode": "markers", "name": "premise : E-1", "type": "scatter", "x": [], "y": []}, {"marker": {"color": "rgb(160,160,160)", "line": {"color": "rgb(160,160,160)", "width": 3}, "size": 4, "symbol": "line-ew"}, "mode": "markers", "name": "premise : E-1", "type": "scatter", "x": [], "y": []}, {"marker": {"color": "rgb(160,160,160)", "line": {"color": "rgb(160,160,160)", "width": 3}, "size": 16, "symbol": "line-ew"}, "mode": "markers", "name": "premise : E-1", "type": "scatter", "x": [], "y": []}, {"marker": {"color": "rgb(160,160,160)", "line": {"color": "rgb(160,160,160)", "width": 3}, "size": 44, "symbol": "line-ew"}, "mode": "markers", "name": "premise : E-1", "type": "scatter", "x": [], "y": []}, {"marker": {"color": "black", "line": {"color": "black", "width": 3}, "size": 0.001, "symbol": "line-ew"}, "mode": "markers", "name": "premise : E-1", "type": "scatter", "x": [108], "y": [0]}, {"marker": {"color": "red", "line": {"color": "red"}, "symbol": "circle"}, "mode": "markers", "name": "premise : E-1", "type": "scatter", "x": [21], "y": [34]}, {"marker": {"color": "black", "line": {"color": "black"}, "symbol": "circle"}, "mode": "markers", "name": "premise : E-1", "type": "scatter", "x": [21], "y": [86]}, {"marker": {"color": "rgb(160,160,160)", "line": {"color": "rgb(160,160,160)", "width": 3}, "size": 0.001, "symbol": "line-ew"}, "mode": "markers", "name": "premise : E-3", "type": "scatter", "x": [33, 33, 33, 33, 33, 33, 33, 33, 33, 33, 33, 33, 33, 33, 33, 33, 33, 33, 33, 33, 33, 33, 33, 33, 33, 33, 33, 33, 33, 33, 33, 33, 33, 33, 33, 33, 33, 33, 33, 33, 33, 33, 33, 33, 33, 33, 33, 33, 33, 33, 33], "y": [91, 90, 89, 88, 87, 86, 85, 84, 83, 82, 81, 80, 79, 78, 77, 76, 75, 74, 73, 72, 71, 70, 69, 68, 67, 66, 65, 64, 63, 62, 61, 60, 59, 58, 57, 56, 55, 54, 53, 52, 51, 50, 49, 48, 47, 46, 45, 44, 43, 42, 41]}, {"marker": {"color": "rgb(160,160,160)", "line": {"color": "rgb(160,160,160)", "width": 3}, "size": 4, "symbol": "line-ew"}, "mode": "markers", "name": "premise : E-3", "type": "scatter", "x": [], "y": []}, {"marker": {"color": "rgb(160,160,160)", "line": {"color": "rgb(160,160,160)", "width": 3}, "size": 0.001, "symbol": "line-ew"}, "mode": "markers", "name": "premise : E-3", "type": "scatter", "x": [33, 33, 33, 33, 33, 33, 33, 33, 33, 33, 33, 33, 33, 33, 33, 33, 33, 33, 33, 33, 33, 33, 33, 33, 33], "y": [40, 39, 38, 37, 36, 35, 34, 33, 32, 31, 30, 29, 28, 27, 26, 25, 24, 23, 22, 21, 20, 19, 18, 17, 16]}, {"marker": {"color": "rgb(160,160,160)", "line": {"color": "rgb(160,160,160)", "width": 3}, "size": 4, "symbol": "line-ew"}, "mode": "markers", "name": "premise : E-3", "type": "scatter", "x": [33, 33, 33, 33], "y": [15, 14, 13, 12]}, {"marker": {"color": "rgb(160,160,160)", "line": {"color": "rgb(160,160,160)", "width": 3}, "size": 16, "symbol": "line-ew"}, "mode": "markers", "name": "premise : E-3", "type": "scatter", "x": [], "y": []}, {"marker": {"color": "rgb(160,160,160)", "line": {"color": "rgb(160,160,160)", "width": 3}, "size": 44, "symbol": "line-ew"}, "mode": "markers", "name": "premise : E-3", "type": "scatter", "x": [], "y": []}, {"marker": {"color": "rgb(160,160,160)", "line": {"color": "rgb(160,160,160)", "width": 3}, "size": 0.5, "symbol": "line-ew"}, "mode": "markers", "name": "premise : E-3", "type": "scatter", "x": [], "y": []}, {"marker": {"color": "rgb(160,160,160)", "line": {"color": "rgb(160,160,160)", "width": 3}, "size": 4, "symbol": "line-ew"}, "mode": "markers", "name": "premise : E-3", "type": "scatter", "x": [33, 33, 33], "y": [5, 4, 3]}, {"marker": {"color": "rgb(160,160,160)", "line": {"color": "rgb(160,160,160)", "width": 3}, "size": 16, "symbol": "line-ew"}, "mode": "markers", "name": "premise : E-3", "type": "scatter", "x": [], "y": []}, {"marker": {"color": "rgb(160,160,160)", "line": {"color": "rgb(160,160,160)", "width": 3}, "size": 44, "symbol": "line-ew"}, "mode": "markers", "name": "premise : E-3", "type": "scatter", "x": [33, 33, 33, 33, 33, 33, 33, 33], "y": [11, 10, 9, 8, 7, 6, 2, 1]}, {"marker": {"color": "black", "line": {"color": "black", "width": 3}, "size": 0.001, "symbol": "line-ew"}, "mode": "markers", "name": "premise : E-3", "type": "scatter", "x": [108], "y": [0]}, {"marker": {"color": "red", "line": {"color": "red"}, "symbol": "circle"}, "mode": "markers", "name": "premise : E-3", "type": "scatter", "x": [33], "y": [40]}, {"marker": {"color": "black", "line": {"color": "black"}, "symbol": "circle"}, "mode": "markers", "name": "premise : E-3", "type": "scatter", "x": [33], "y": [92]}], "layout": {"annotations": [{"showarrow": false, "text": "MemL-Lin", "x": 9, "xanchor": "right", "xshift": 0, "y": 0.0, "yanchor": "top"}, {"showarrow": false, "text": "MemL-Exp", "x": 21, "xanchor": "right", "xshift": 0, "y": 0.0, "yanchor": "top"}, {"showarrow": false, "text": "MemL-Rnd", "x": 33, "xanchor": "right", "xshift": 0, "y": 0.0, "yanchor": "top"}], "autosize": true, "font": {"family": "Courier New, monospace", "size": 24}, "height": 1000, "shapes": [{"type": "rect", "x0": 12, "x1": 12, "xref": "x", "y0": 0, "y1": 1, "yref": "y domain"}, {"type": "rect", "x0": 24, "x1": 24, "xref": "x", "y0": 0, "y1": 1, "yref": "y domain"}, {"type": "rect", "x0": 36, "x1": 36, "xref": "x", "y0": 0, "y1": 1, "yref": "y domain"}, {"type": "rect", "x0": 12, "x1": 12, "xref": "x", "y0": 0, "y1": 1, "yref": "y domain"}, {"type": "rect", "x0": 24, "x1": 24, "xref": "x", "y0": 0, "y1": 1, "yref": "y domain"}, {"type": "rect", "x0": 36, "x1": 36, "xref": "x", "y0": 0, "y1": 1, "yref": "y domain"}, {"type": "rect", "x0": 12, "x1": 12, "xref": "x", "y0": 0, "y1": 1, "yref": "y domain"}, {"type": "rect", "x0": 24, "x1": 24, "xref": "x", "y0": 0, "y1": 1, "yref": "y domain"}, {"type": "rect", "x0": 36, "x1": 36, "xref": "x", "y0": 0, "y1": 1, "yref": "y domain"}], "showlegend": false, "title": {"text": ""}, "width": 3000, "xaxis": {"showticklabels": false, "title": {"text": ""}}, "yaxis": {"title": {"text": "Minutes"}}}}
